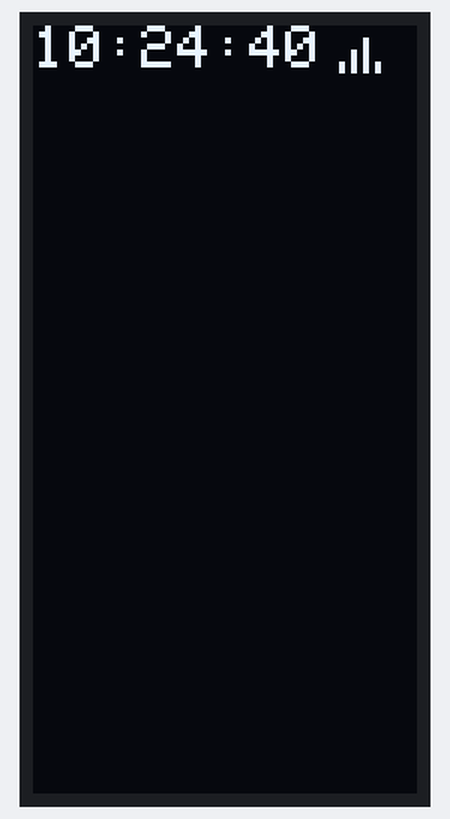
A program run on a simulated ESP32. Shown: 64×128 one-colour display. WiFi joins after 1.5 s; servers stay silent unless stated; network time is answered at once with the bench clock; the local clock reads 2024-03-15 10:24:30 at power-on unless the program sets it; what the program prints to the serial monitor is not drawn.

Above: at 10.6 s.
At 14.3 s:
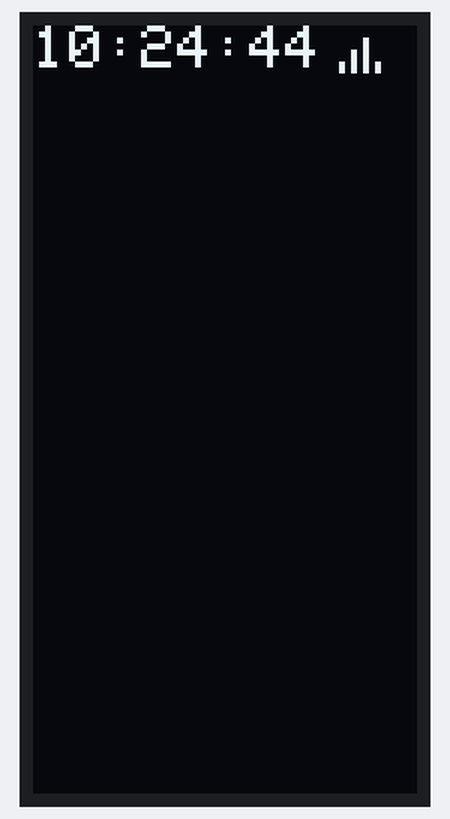
At 17.5 s:
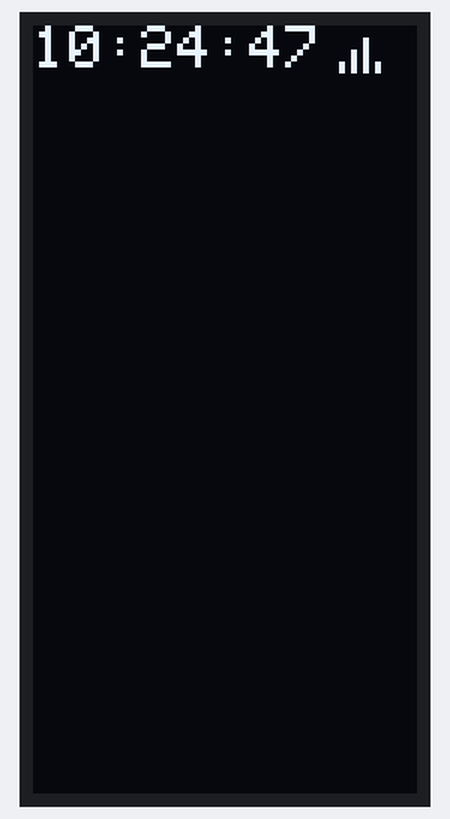
At 24.3 s:
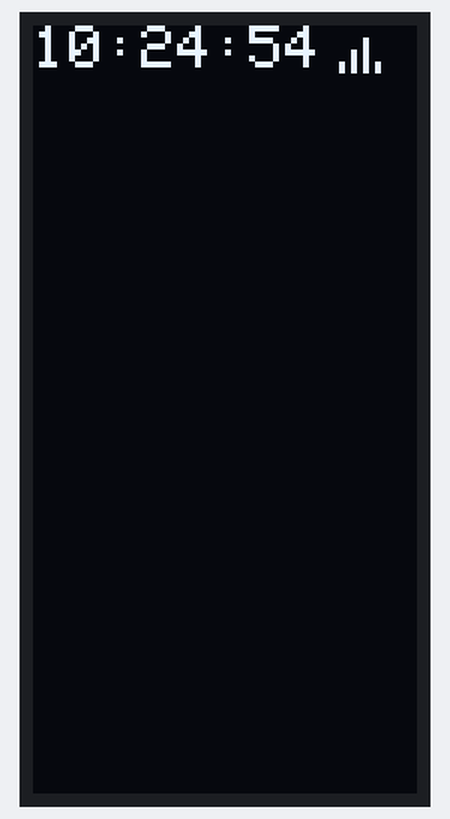
At 31.6 s:
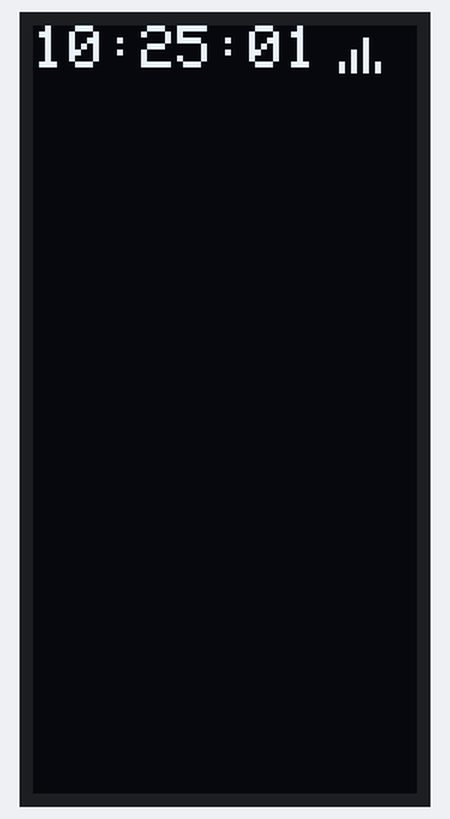
At 38.5 s:
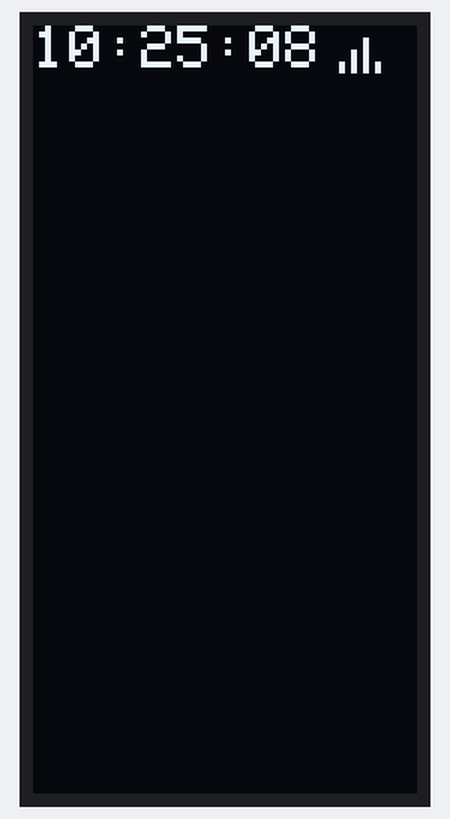

The program:

main.cpp
```cpp
#include <Arduino.h>
#include "WiFi.h"
#include "Wire.h"
#include "config/config.h"
#include "config/enums.h"
#include <Adafruit_I2CDevice.h>
#include <Adafruit_GFX.h>
#include <Adafruit_SSD1306.h>

#include "tasks/updateDisplay.h"
#include "tasks/wifi-connection.h"
#include "tasks/wifi-update-signalstrength.h"
#include "tasks/fetch-time-from-ntp.h"

Adafruit_SSD1306 display(SCREEN_WIDTH, SCREEN_HEIGHT, &Wire, -1);
DisplayValues gDisplayValues;

void setup() {
  #if DEBUG == true
    Serial.begin(115200);
  #endif
  Wire.begin(5,4);

  if(!display.begin(SSD1306_SWITCHCAPVCC, 0x3C, false, false)){
    Serial.println("SSD1306 allocation failed");
    delay(10*1000);
    ESP.restart();
  }

  display.clearDisplay();
  display.setRotation(3);
  display.setTextSize(1);
  display.setTextColor(WHITE);
  display.setTextWrap(false);

  // ----------------------------------------------------------------
  // TASK: Update the display every second
  //       This is pinned to the same core as Arduino
  //       because it would otherwise corrupt the OLED
  // ----------------------------------------------------------------
  xTaskCreatePinnedToCore(
    updateDisplay,
    "UpdateDisplay",  // Task name
    10000,            // Stack size (bytes)
    NULL,             // Parameter
    3,                // Task priority
    NULL,             // Task handle
    ARDUINO_RUNNING_CORE
  );

  /**
   * TASK: Connect to WiFi & keep the connection alive
   */
  xTaskCreatePinnedToCore(
    keepWiFiAlive,
    "keepWiFiAlive",  // Task name
    5000,            // Stack size (bytes)
    NULL,             // Parameter
    1,                // Task priority
    NULL,             // Task handle
    ARDUINO_RUNNING_CORE
  );

  // ----------------------------------------------------------------
  // TASK: update WiFi signal strength
  // ----------------------------------------------------------------
  xTaskCreate(
    updateWiFiSignalStrength,
    "Update WiFi strength",
    1000,             // Stack size (bytes)
    NULL,             // Parameter
    2,                // Task priority
    NULL              // Task handle
  );

  // ----------------------------------------------------------------
  // TASK: update time from NTP server.
  // ----------------------------------------------------------------
  #if NTP_TIME_SYNC_ENABLED == true
    xTaskCreate(
      fetchTimeFromNTP,
      "Update NTP time",
      5000,            // Stack size (bytes)
      NULL,             // Parameter
      1,                // Task priority
      NULL              // Task handle
    );
  #endif
}

void loop() {
  // put your main code here, to run repeatedly:
  vTaskDelay(10000 / portTICK_PERIOD_MS);
}
```

drawFunctions.h
```cpp
#ifndef DRAW_FUNCTIONS
#define DRAW_FUNCTIONS

#include <WiFi.h>
#include <Adafruit_SSD1306.h>
#include "../config/enums.h"
#include "../config/config.h"

extern Adafruit_SSD1306 display;
extern DisplayValues gDisplayValues;

/**
 * The screen that is displayed when the ESP has just booted
 * and is connecting to WiFi & AWS.
 */
void drawBootscreen(){
  byte X = 14;
  byte Y = 70;
  byte WIDTH = 6;
  byte MAX_HEIGHT = 35;
  byte HEIGHT_STEP = 10;
  byte X_SPACING = 10;

  display.fillRect(X              , Y, WIDTH, MAX_HEIGHT - HEIGHT_STEP*3, WHITE);
  display.fillRect(X + X_SPACING  , Y - HEIGHT_STEP, WIDTH, MAX_HEIGHT - HEIGHT_STEP*2, WHITE);
  display.fillRect(X + X_SPACING*2, Y - HEIGHT_STEP*2, WIDTH, MAX_HEIGHT - HEIGHT_STEP, WHITE);
  display.fillRect(X + X_SPACING*3, Y - HEIGHT_STEP*3, WIDTH, MAX_HEIGHT, WHITE);

  display.setTextSize(1);
  display.setCursor(0, Y + MAX_HEIGHT / 2);
  display.println("Connecting");

  if(gDisplayValues.currentState == CONNECTING_WIFI){
    display.println("   WiFi");
  }
}

void drawTime(){
  display.setTextSize(1);
  display.setCursor(0, 0);
  display.print(gDisplayValues.time);
}

void drawSignalStrength(){
  const byte X = 51;
  const byte X_SPACING = 2;

  // Draw the four base rectangles
  display.fillRect(X, 8-2, 1, 2, WHITE); // Bar 1
  display.fillRect(X + X_SPACING, 8-2, 1, 2, WHITE); // Bar 2
  display.fillRect(X + X_SPACING*2, 8-2, 1, 2, WHITE); // Bar 3
  display.fillRect(X + X_SPACING*3, 8-2, 1, 2, WHITE); // Bar 4

  // Draw bar 2
  if(gDisplayValues.wifi_strength > -70){
    display.fillRect(X+X_SPACING, 8-4, 1, 4, WHITE);
  }

  // Draw bar 3
  if(gDisplayValues.wifi_strength > -60){
    display.fillRect(X+X_SPACING*2, 8-6, 1, 6, WHITE);
  }

  // Draw bar 4
  if(gDisplayValues.wifi_strength >= -50){
    display.fillRect(X+X_SPACING*3, 8-8, 1, 8, WHITE);
  }
}

#endif
```

fetch-time-from-ntp.h
```cpp
#ifndef TASK_FETCH_TIME_NTP
#define TASK_FETCH_TIME_NTP

#if NTP_TIME_SYNC_ENABLED == true
    #include <Arduino.h>
    #include <WiFi.h>
    #include <NTPClient.h>
    #include <WiFiUdp.h>
    #include <NTPClient.h>
    #include "../config/enums.h"

    extern void reconnectWifiIfNeeded();
    extern DisplayValues gDisplayValues;

    WiFiUDP ntpUDP;

    // TODO: this does not take timezones into account! Only UTC for now.
    NTPClient timeClient(ntpUDP, NTP_SERVER, NTP_OFFSET_SECONDS, NTP_UPDATE_INTERVAL_MS);

    void fetchTimeFromNTP(void * parameter){
        for(;;){
            if(!WiFi.isConnected()){
                vTaskDelay(10*1000 / portTICK_PERIOD_MS);
                continue;
            }

            serial_println("[NTP] Updating...");
            timeClient.update();

            String timestring = timeClient.getFormattedTime();
            short tIndex = timestring.indexOf("T");
            //gDisplayValues.time = timestring.substring(tIndex + 1, timestring.length() -3);
            gDisplayValues.time = timestring.substring(tIndex + 1, timestring.length());

            serial_println("[NTP] Done");

            // Sleep for a minute before checking again
            vTaskDelay(NTP_UPDATE_INTERVAL_MS / portTICK_PERIOD_MS);
        }
    }
#endif
#endif
```

updateDisplay.h
```cpp
#ifndef TASK_UPDATE_DISPLAY
#define TASK_UPDATE_DISPLAY

#include <Arduino.h>
#include <Adafruit_SSD1306.h>
#include "../functions/drawFunctions.h"
#include "../config/config.h"

extern Adafruit_SSD1306 display;
extern DisplayValues gDisplayValues;

/**
 * Metafunction that takes care of drawing all the different
 * parts of the display (or not if it's turned off).
 */
void updateDisplay(void * parameter){
  for (;;){
    //serial_println(F("[LCD] Updating..."));
    display.clearDisplay();

    if(gDisplayValues.currentState == CONNECTING_WIFI){
      drawBootscreen();
    }

    if(gDisplayValues.currentState == UP ||
        gDisplayValues.currentState == STARTINGPROCEDURE){

      drawTime();
      drawSignalStrength();
    }

    display.display();

    // Sleep for .5 seconds, then update display again!
    vTaskDelay(500 / portTICK_PERIOD_MS);
  }
}

#endif
```

wifi-connection.h
```cpp
#ifndef TASK_WIFI_CONNECTION
#define TASK_WIFI_CONNECTION

#include <Arduino.h>
#include "WiFi.h"
#include "../config/enums.h"
#include "../config/config.h"

extern DisplayValues gDisplayValues;
extern void goToDeepSleep();

/**
 * Task: monitor the WiFi connection and keep it alive!
 *
 * When a WiFi connection is established, this task will check it every 10 seconds
 * to make sure it's still alive.
 *
 * If not, a reconnect is attempted. If this fails to finish within the timeout,
 * the ESP32 is send to deep sleep in an attempt to recover from this.
 */
void keepWiFiAlive(void * parameter){
    for(;;){
        if(WiFi.status() == WL_CONNECTED){
            vTaskDelay(10000 / portTICK_PERIOD_MS);
            continue;
        }

        serial_println(F("[WIFI] Connecting"));
        gDisplayValues.currentState = CONNECTING_WIFI;

        WiFi.mode(WIFI_STA);
        WiFi.setHostname(DEVICE_NAME);
        WiFi.begin(WIFI_NETWORK, WIFI_PASSWORD);

        unsigned long startAttemptTime = millis();

        // Keep looping while we're not connected and haven't reached the timeout
        while (WiFi.status() != WL_CONNECTED &&
                millis() - startAttemptTime < WIFI_TIMEOUT){}

        // Make sure that we're actually connected, otherwise go to deep sleep
        if(WiFi.status() != WL_CONNECTED){
            serial_println(F("[WIFI] FAILED"));
            vTaskDelay(WIFI_RECOVER_TIME_MS / portTICK_PERIOD_MS);
        }

        serial_print(F("[WIFI] Connected: "));
        serial_println(WiFi.localIP());
        gDisplayValues.currentState = UP;
    }
}

#endif
```

wifi-update-signalstrength.h
```cpp
#ifndef TASK_UPDATE_WIFI_SIGNAL
#define TASK_UPDATE_WIFI_SIGNAL

#include <Arduino.h>
#include "WiFi.h"
#include "../config/enums.h"

extern DisplayValues gDisplayValues;

/**
 * TASK: Get the current WiFi signal strength and write it to the
 * displayValues so it can be shown by the updateDisplay task
 */
void updateWiFiSignalStrength(void * parameter){
  for(;;){
    if(WiFi.isConnected()){
      serial_println(F("[WIFI] Updating signal strength..."));
      gDisplayValues.wifi_strength = WiFi.RSSI();
    }

    // Sleep for 10 seconds
    vTaskDelay(10000 / portTICK_PERIOD_MS);
  }
}

#endif
```

config.dist.h
```cpp
#ifndef CONFIG
#define CONFIG

/**
 * Set this to false to disable Serial logging
 */
#define DEBUG true

/**
 * Set the hostname on the network
 */
#define DEVICE_NAME "RotorHazardClient"

/**
 * WiFi credentials
 */
#define WIFI_NETWORK "ChangeMe"
#define WIFI_PASSWORD "ChangeMe"

/**
 * Timeout for the WiFi connection. When this is reached,
 * the ESP goes into deep sleep for 30seconds to try and
 * recover.
 */
#define WIFI_TIMEOUT 20000 // 20 seconds

/**
 * How long should we wait after a failed WiFi connection
 * before trying to set one up again.
 */
#define WIFI_RECOVER_TIME_MS 20000 // 20 seconds

/**
 * Dimensions of the OLED display attached to the ESP
 */
#define SCREEN_WIDTH 128
#define SCREEN_HEIGHT 64

/**
 * Syncing time with an NTP server
 * Preferrably set this to your RotorHazard to have both devices use the same time.
 */
#define NTP_TIME_SYNC_ENABLED true
#define NTP_SERVER "pool.ntp.org"
#define NTP_OFFSET_SECONDS 3600
#define NTP_UPDATE_INTERVAL_MS 1000

// Check which core Arduino is running on. This is done because updating the
// display only works from the Arduino core.
#if CONFIG_FREERTOS_UNICORE
#define ARDUINO_RUNNING_CORE 0
#else
#define ARDUINO_RUNNING_CORE 1
#endif

#endif
```

enums.h
```cpp
#ifndef ENUMS
#define ENUMS

#include <Arduino.h>

// The state in which the device can be. This mainly affects what
// is drawn on the display.
enum DEVICE_STATE {
  CONNECTING_WIFI,
  CONNECTING_RH,
  FETCHING_TIME,
  UP,
  STARTINGPROCEDURE,
};

// Place to store all the variables that need to be displayed.
// All other functions should update these!
struct DisplayValues {
  double startCounter;
  String status;
  int8_t wifi_strength;
  DEVICE_STATE currentState;
  String time;
};

#if DEBUG == true
  #define serial_print(x)  Serial.print (x)
  #define serial_println(x)  Serial.println (x)
#else
  #define serial_print(x)
  #define serial_println(x)
#endif

#endif
```

Measured:
- what the display in image 0 shows lasts 1.0 s, from 10.6 s to 11.6 s
